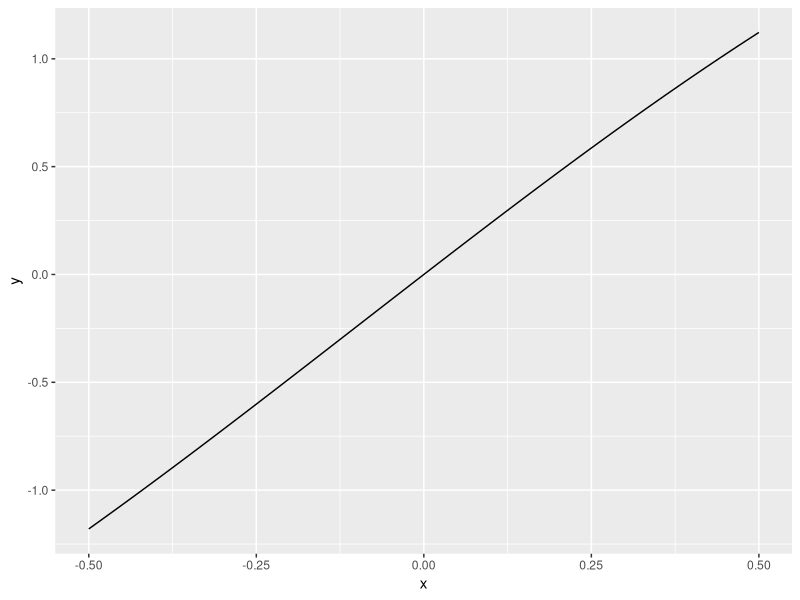

R code for this plot:
## ---- chunk 1
knitr::opts_chunk$set(echo = TRUE)

library(tidyverse)
library(palmerpenguins)

## ---- chunk 2

fx <- expression(x^2)

df_dx <- D(expr = fx , name = 'x')

df_dx

x <- 3
eval(expr = df_dx)

## ---- chunk 3

Pa <- expression(2 * (3 * a + 2 )^4 - 5)

df_da <- D(expr = Pa , name = 'a')

df_da

a <- 1.2
eval(expr = df_da)


## ---- chunk 4

gt <- expression((-4 * t) / (t^2 + 1)^3)

df_dt <- D(expr = gt , name = 't')

df_dt

t <- 0
eval(expr = df_dt)


## ---- chunk 5

gz <- expression(4.6 - 1.9 * z^3)

dg_dz <- D(expr = gz , name = 'z')

dg_dz

d2g_dz2 <- D(expr = dg_dz , name = 'z')

d2g_dz2

#-1.9 x 3 x 2 

## ---- chunk 6
fxyz <- expression((2 * x^2 * y) - (3 * x) + 1 + (4 * z^4 * x))

df_dx <- D(expr = fxyz , name = 'x')

df_dy <- D(expr = fxyz , name = 'y')

df_dz <- D(expr = fxyz , name = 'z')


## ---- chunk 7
fx <- function(x) {
  
  2.4 * exp(-0.05)^x * sin(x)
  
}

ggplot(data.frame(x = c(-0.5, 0.5)), aes(x = x)) + 
  stat_function(fun = fx)

